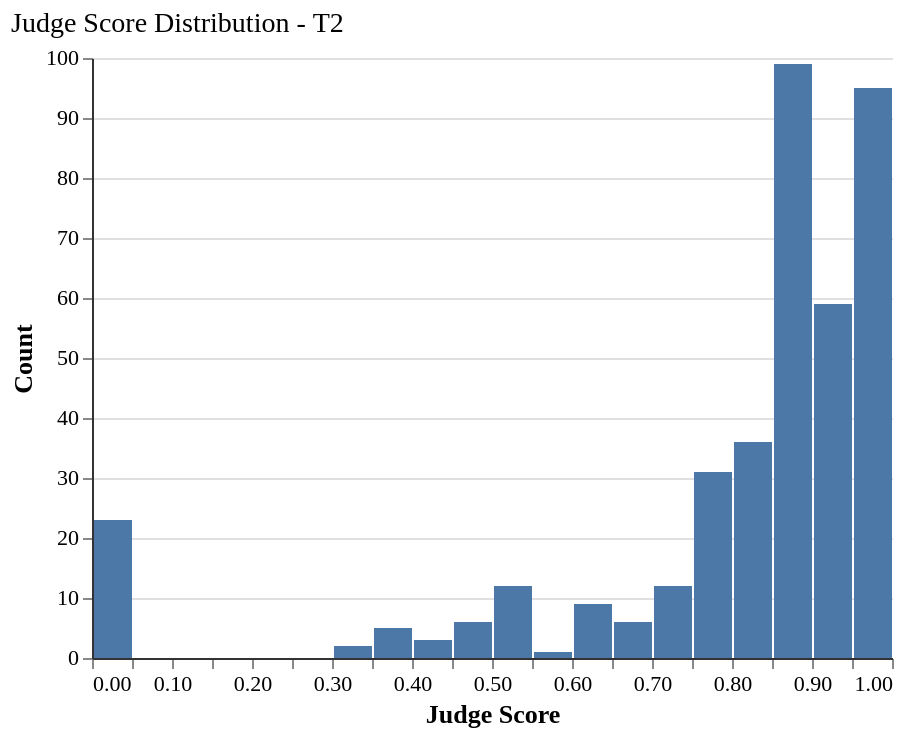

Vega-Lite specification for this chart:
### Vega-Lite specification from a JSON file in a GitHub repository (floating-point values rounded to 4 significant figures; data arrays with more than 128 entries replaced by an {"elided": "..."} marker saying what was removed)
{"config": {"font": "serif", "axis": {"labelFontSize": 11, "titleFontSize": 13, "gridColor": "#e0e0e0", "domainColor": "#333333"}, "legend": {"labelFontSize": 11, "titleFontSize": 12}, "title": {"fontSize": 14, "anchor": "start", "fontWeight": "normal"}, "view": {"stroke": null, "continuousWidth": 400, "continuousHeight": 300}, "mark": {"tooltip": true}}, "data": {"name": "data-3e63cde96c4aed86006aab3ac000a449"}, "mark": {"type": "bar"}, "encoding": {"x": {"bin": {"step": 0.05}, "field": "judge_score", "title": "Judge Score", "type": "quantitative"}, "y": {"aggregate": "count", "title": "Count", "type": "quantitative"}}, "height": 300, "title": "Judge Score Distribution - T2", "width": 400, "$schema": "https://vega.github.io/schema/vega-lite/v6.1.0.json", "datasets": {"data-3e63cde96c4aed86006aab3ac000a449": {"elided": "399 records"}}}
